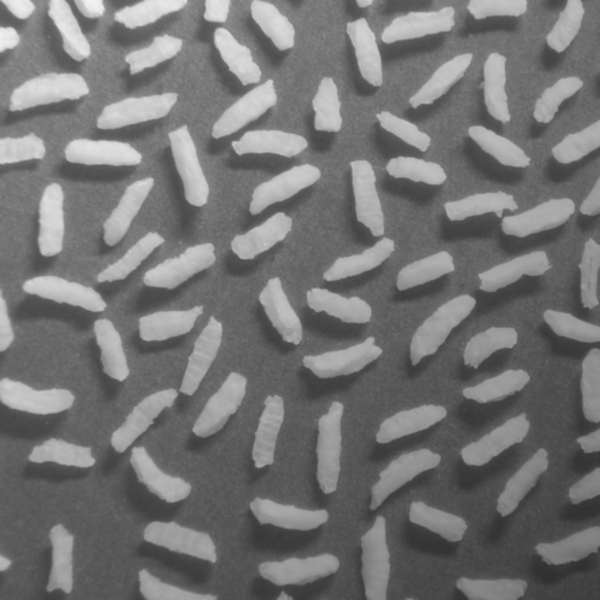
#> input picture pdi/project8/image.tif, 600 x 600 px
$ python generate_project8.py
#> lines starting #> are read from the running program, lines starting #| are printed output that depends on the picture; after the words box and inside, x2 and y2 are one past the last pixel; in counts of white or black regions, pixels touching at a corner belong together; long printed decimals are rounded
#> further down, img is the input picture: shape (600, 600); min 47, max 243, mean 116.4
#|   Shape: (600, 600), dtype: uint8, range: [47, 243]
"""
generate_project8.py
PDI Project 8 - Global Thresholding
Generates all result images for the LaTeX report.
"""

import numpy as np
import matplotlib.pyplot as plt
from PIL import Image
import os

OUT = "imgs_result"
os.makedirs(OUT, exist_ok=True)

def save(fig, name):
    fig.savefig(os.path.join(OUT, name), dpi=150, bbox_inches="tight")
    plt.close(fig)
    print(f"  saved {name}")

# ── Global Thresholding algorithm ────────────────────────────────────────────

def global_thresh(f, det_T=0.01):
#> called with det_T = 0.01
    f = np.array(f, dtype=np.float64)
    f_min, f_max = f.min(), f.max()
#> f_min = 47; f_max = 243
    f_sc = (f - f_min) / (f_max - f_min)
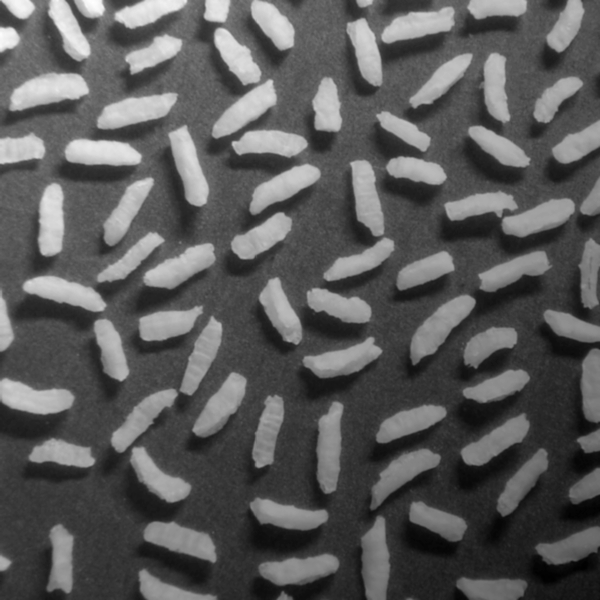
#> f_sc: shape (600, 600) float64; min 0, max 1, mean 0.354

    T = f_sc.mean()
#> T = 0.354
    iters = 0
    history = [T]
#> history = [0.354]

    while True:
        iters += 1
        G1 = f_sc[f_sc >  T]
        G2 = f_sc[f_sc <= T]
        m1 = G1.mean() if len(G1) > 0 else 1.0
        m2 = G2.mean() if len(G2) > 0 else 0.0
        T_new = (m1 + m2) / 2.0
        history.append(T_new)
        if abs(T_new - T) < det_T:
            T = T_new
            break
        T = T_new
#> this loop made 4 passes
#> (m1, m2, T_new) on passes 1 to 4: (0.567, 0.221, 0.394), (0.607, 0.236, 0.421), (0.627, 0.243, 0.435), (0.637, 0.246, 0.441)
#> after the loop, history = [0.354, 0.394, 0.421, 0.435, 0.441]; iters = 4

    g = (f_sc > T).astype(np.uint8) * 255
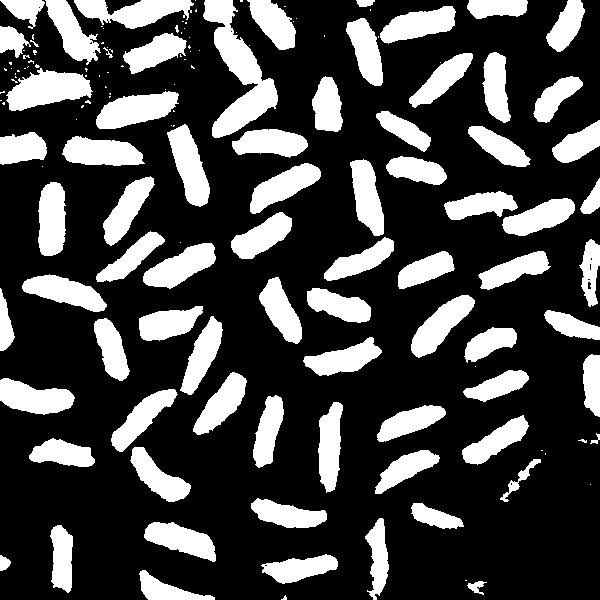
#> g: shape (600, 600); 27.3% white; 148 white regions (72 under 20 px), largest, box (x1, y1, x2, y2) and area: (203, 0, 278, 138) 4082, (6, 68, 93, 111) 2290, (96, 91, 179, 129) 2003
    return g, T, iters, history, f_sc

# ── Load image ────────────────────────────────────────────────────────────────
print("Loading rice-shaded.tif ...")
img = np.array(Image.open("image.tif"), dtype=np.uint8)
print(f"  Shape: {img.shape}, dtype: {img.dtype}, range: [{img.min()}, {img.max()}]")

# ── Part (b): default detT = 0.01 ─────────────────────────────────────────────
print("\nPart (b): globalThresh with default detT=0.01")

g_def, T_def, it_def, hist_def, f_sc = global_thresh(img, det_T=0.01)
#> T_def = 0.441; it_def = 4; hist_def = [0.354, 0.394, 0.421, 0.435, 0.441]

print(f"  T = {T_def:.6f}  |  iterations = {it_def}")
#|   T = 0.4414  |  iterations = 4
print(f"  White pixels (object): {(g_def > 0).sum()} / {g_def.size} ({100*(g_def>0).mean():.1f}%)")
#|   White pixels (object): 98180 / 360000 (27.3%)

fig, axes = plt.subplots(1, 3, figsize=(14, 5))
axes[0].imshow(img, cmap="gray", vmin=0, vmax=255)
axes[0].set_title("(b) rice-shaded.tif original")
axes[0].axis("off")

axes[1].hist(f_sc.flatten(), bins=64, color="steelblue", edgecolor="none")
axes[1].axvline(T_def, color="red", linewidth=2, label=f"T = {T_def:.4f}")
axes[1].set_title("Histograma normalizado + limiar")
axes[1].set_xlabel("Intensidade [0,1]")
axes[1].set_ylabel("Frequencia")
axes[1].legend()

axes[2].imshow(g_def, cmap="gray", vmin=0, vmax=255)
axes[2].set_title(f"Resultado: T={T_def:.4f} ({it_def} iter.)")
axes[2].axis("off")

fig.suptitle("Projeto 8 - Parte (b): Limiarizacao Global (detT = 0.01)", fontsize=13)
plt.tight_layout()
save(fig, "part_b_default.png")

# Convergence history
fig, ax = plt.subplots(figsize=(7, 4))
ax.plot(hist_def, "o-", color="steelblue", linewidth=2, markersize=6)
ax.axhline(T_def, color="red", linestyle="--", label=f"T final = {T_def:.4f}")
ax.set_title("Convergencia do limiar (detT = 0.01)")
ax.set_xlabel("Iteracao")
ax.set_ylabel("T")
ax.legend()
ax.grid(True, alpha=0.3)
save(fig, "part_b_convergence.png")
#> call 2 of save, with name = 'part_b_convergence.png'
#> in save (call 2), `fig.savefig(os.path.join(OUT, name), dpi=150, bbox_inches="tight")`:
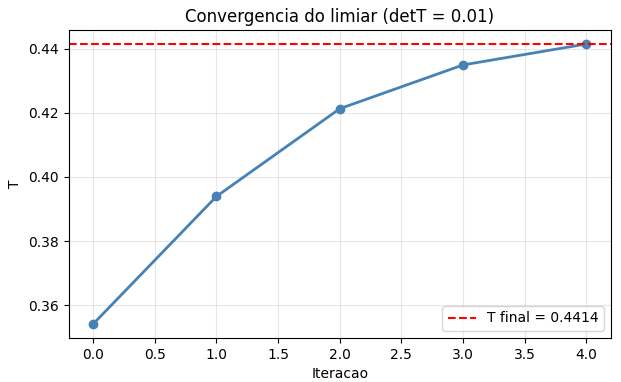
#> figure drawn by matplotlib, 1 panel

# Show limitation: profile scan to illustrate non-uniform background
fig, axes = plt.subplots(1, 2, figsize=(12, 5))
row_profiles = img[100, :], img[300, :], img[500, :]
axes[0].plot(row_profiles[0], label="Linha 100", alpha=0.8)
axes[0].plot(row_profiles[1], label="Linha 300", alpha=0.8)
axes[0].plot(row_profiles[2], label="Linha 500", alpha=0.8)
axes[0].axhline(T_def * 255 * (img.max() - img.min()) / 255 + img.min(),
               color="red", linestyle="--", linewidth=2, label=f"T (escala original)")
axes[0].set_title("Perfis horizontais (fundo nao uniforme)")
axes[0].set_xlabel("Coluna"); axes[0].set_ylabel("Intensidade")
axes[0].legend(fontsize=9)
axes[0].grid(True, alpha=0.3)

# compute T in original scale
T_orig = T_def * (img.max() - img.min()) + img.min()
#> T_orig = 133.5
axes[1].imshow(img, cmap="gray")
axes[1].axhline(100, color="cyan", alpha=0.6, linewidth=1)
axes[1].axhline(300, color="orange", alpha=0.6, linewidth=1)
axes[1].axhline(500, color="lime", alpha=0.6, linewidth=1)
axes[1].set_title("Linhas de perfil na imagem")
axes[1].axis("off")

fig.suptitle("Parte (b): Evidencia do fundo nao uniforme", fontsize=12)
plt.tight_layout()
save(fig, "part_b_nonuniform_evidence.png")
#> call 3 of save, with name = 'part_b_nonuniform_evidence.png'
#> in save (call 3), `fig.savefig(os.path.join(OUT, name), dpi=150, bbox_inches="tight")`:
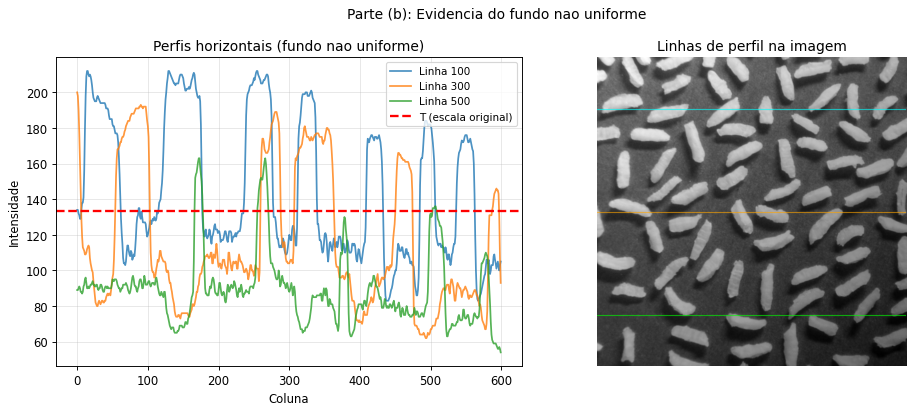
#> figure drawn by matplotlib, 2 panels; panel 1: curve peaks at x = 14, y = 212; panel 1: curve peaks at x = 0, y = 200; panel 1: curve peaks at x = 172, y = 163

# ── Part (c): different detT values ──────────────────────────────────────────
print("\nPart (c): variation of detT")

det_T_vals = [0.1, 0.01, 0.001, 0.0001]
results_c = []

for dt in det_T_vals:
    g, T, it, hist, _ = global_thresh(img, det_T=dt)
    results_c.append((dt, g, T, it, hist))
    print(f"  detT={dt:.4f} -> T={T:.6f} | iters={it}")
#> this loop made 4 passes
#> (T, it, hist) on passes 1 to 4: (0.394, 1, [0.354, 0.394]), (0.441, 4, [0.354, 0.394, 0.421, 0.435, 0.441]), (0.443, 6, [0.354, 0.394, 0.421, 0.435, 0.441, 0.443, 0.443]), (0.443, 6, [0.354, 0.394, 0.421, 0.435, 0.441, 0.443, 0.443])
#|   detT=0.1000 -> T=0.3939 | iters=1
#|   detT=0.0100 -> T=0.4414 | iters=4
#|   detT=0.0010 -> T=0.4434 | iters=6
#|   detT=0.0001 -> T=0.4434 | iters=6
#> pass 1, in global_thresh (call 2), `g = (f_sc > T).astype(np.uint8) * 255`:
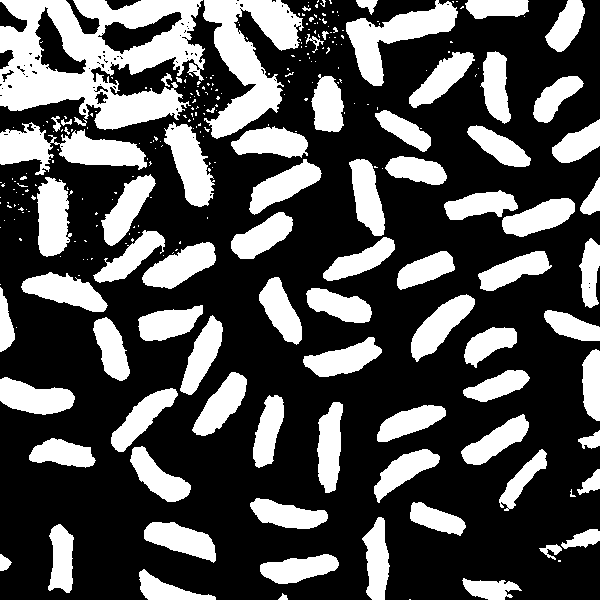
#> g: shape (600, 600); 31.9% white; 282 white regions (202 under 20 px), largest, box (x1, y1, x2, y2) and area: (0, 0, 205, 130) 15503, (203, 0, 304, 139) 6613, (0, 122, 147, 175) 3796
#> after the loop, results_c = 4 items

fig, axes = plt.subplots(2, 4, figsize=(16, 8))
for k, (dt, g, T, it, _) in enumerate(results_c):
    axes[0, k].imshow(g, cmap="gray", vmin=0, vmax=255)
    axes[0, k].set_title(f"detT = {dt}\nT = {T:.4f} | {it} iter.")
    axes[0, k].axis("off")
    axes[1, k].hist(f_sc.flatten(), bins=64, color="steelblue", edgecolor="none", alpha=0.7)
    axes[1, k].axvline(T, color="red", linewidth=2, label=f"T={T:.4f}")
    axes[1, k].set_xlabel("Intensidade")
    axes[1, k].legend(fontsize=8)
    axes[1, k].set_title(f"Hist. detT={dt}")
#> this loop made 4 passes
#> (dt, T, it) on passes 1 to 4: (0.1, 0.394, 1), (0.01, 0.441, 4), (0.001, 0.443, 6), (0.0001, 0.443, 6)

fig.suptitle("Projeto 8 - Parte (c): Influencia do criterio de parada detT", fontsize=13)
plt.tight_layout()
save(fig, "part_c_detT_comparison.png")
#> call 4 of save, with name = 'part_c_detT_comparison.png'
#> in save (call 4), `fig.savefig(os.path.join(OUT, name), dpi=150, bbox_inches="tight")`:
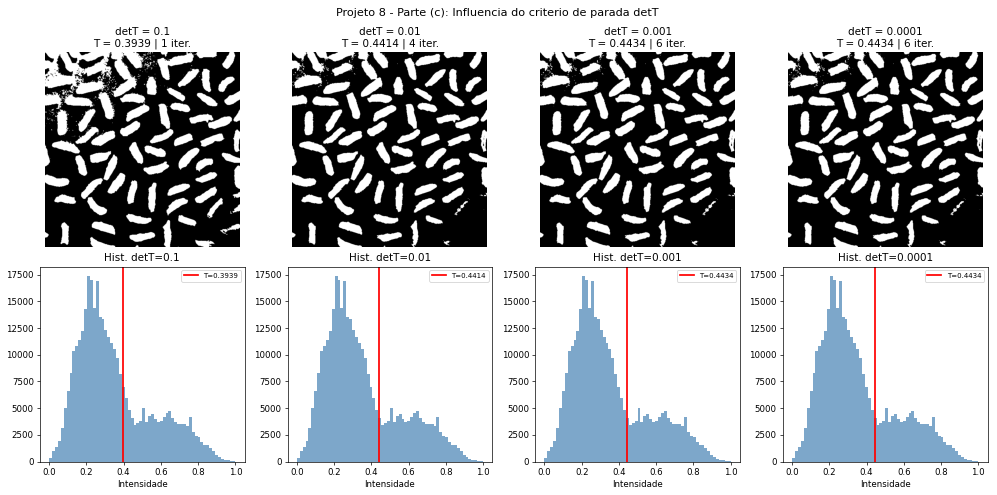
#> figure drawn by matplotlib, 8 panels; panel 5: tallest bar 17371 high, from x = 0.203 to 0.219; panel 6: tallest bar 17371 high, from x = 0.203 to 0.219; panel 7: tallest bar 17371 high, from x = 0.203 to 0.219; panel 8: tallest bar 17371 high, from x = 0.203 to 0.219

# Convergence curves for all detT
fig, ax = plt.subplots(figsize=(9, 5))
colors = ["royalblue", "darkorange", "forestgreen", "crimson"]
for (dt, g, T, it, hist), col in zip(results_c, colors):
    ax.plot(hist, "o-", color=col, linewidth=2, markersize=5,
            label=f"detT={dt} | T={T:.4f} | {it}it")
#> this loop made 4 passes
#> (dt, T, it, hist, col) on passes 1 to 4: (0.1, 0.394, 1, [0.354, 0.394], 'royalblue'), (0.01, 0.441, 4, [0.354, 0.394, 0.421, 0.435, 0.441], 'darkorange'), (0.001, 0.443, 6, [0.354, 0.394, 0.421, 0.435, 0.441, 0.443, 0.443], 'forestgreen'), (0.0001, 0.443, 6, [0.354, 0.394, 0.421, 0.435, 0.441, 0.443, 0.443], 'crimson')
ax.set_title("Convergencia do limiar para diferentes detT")
ax.set_xlabel("Iteracao"); ax.set_ylabel("T")
ax.legend(); ax.grid(True, alpha=0.3)
save(fig, "part_c_convergence_all.png")
#> in save (call 5), `fig.savefig(os.path.join(OUT, name), dpi=150, bbox_inches="tight")`:
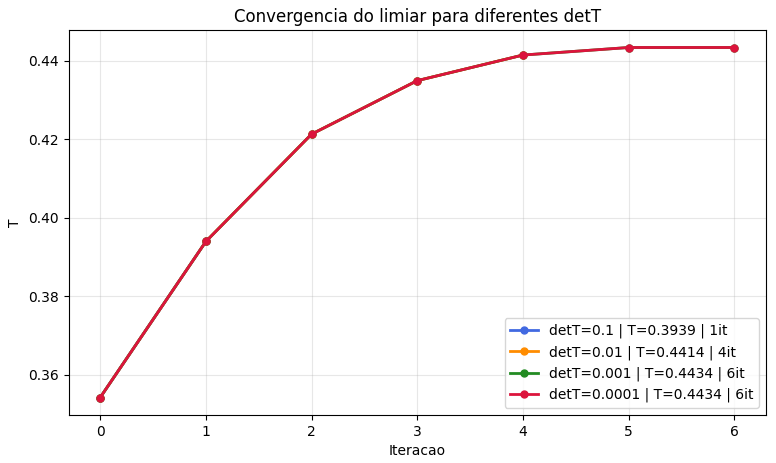
#> figure drawn by matplotlib, 1 panel

# Side-by-side: best result comparison
fig, axes = plt.subplots(1, 3, figsize=(14, 5))
axes[0].imshow(img, cmap="gray")
axes[0].set_title("Original")
axes[0].axis("off")
axes[1].imshow(results_c[1][1], cmap="gray")  # detT=0.01
axes[1].set_title(f"detT=0.01 (padrao)\nT={results_c[1][2]:.4f}")
axes[1].axis("off")
axes[2].imshow(results_c[3][1], cmap="gray")  # detT=0.0001
axes[2].set_title(f"detT=0.0001 (precisao maxima)\nT={results_c[3][2]:.4f}")
axes[2].axis("off")
fig.suptitle("Parte (c): Comparacao padrao vs precisao maxima", fontsize=12)
plt.tight_layout()
save(fig, "part_c_best_comparison.png")

print(f"\nAll images saved to {OUT}/")
